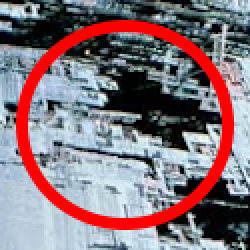
#> input picture Image_Recognition/TotallyRealWeakness.png, 125 x 125 px (shown 2 times larger); its folder holds only this picture in this run
$ python cropping.py .
#> lines starting #> are read from the running program, lines starting #| are printed output that depends on the picture; after the words box and inside, x2 and y2 are one past the last pixel; in counts of white or black regions, pixels touching at a corner belong together
import cv2
import numpy as np
import os
import shutil
import argparse

# Argument parser to specify input directory
parser = argparse.ArgumentParser(description='Process images from a specified directory and crop them.')
parser.add_argument('input_dir', type=str, help='Directory containing the images to be cropped')
args = parser.parse_args()

# load_images
# Loads all images inside of specified folder into array
def load_images(folder):
#> called with folder = '.'
    images = []

    for file in os.listdir(folder):
        if file.lower().endswith(".png") or file.lower().endswith(".jpg"):
            path = os.path.join(folder, file)
            images.append(cv2.imread(path))

    return images

# Load all images from the specified directory into an array
images = load_images(args.input_dir)
#> images = 1 item

# Counter for file naming purposes
counter = 0

# For each image in array perform cropping procedure
for image in images:

    # Convert to HSV colorspace
    hsv = cv2.cvtColor(image, cv2.COLOR_BGR2HSV)

    # Define bounds for color red
    lower_red1 = np.array([0, 180, 180])
    upper_red1 = np.array([10, 255, 255])
    lower_red2 = np.array([170, 180, 180])
    upper_red2 = np.array([180, 255, 255])

    # Apply red masks to hsv image
    mask1 = cv2.inRange(hsv, lower_red1, upper_red1)
    mask2 = cv2.inRange(hsv, lower_red2, upper_red2)
    mask = mask1 + mask2

    # Find contours in the masked image
    contours, _ = cv2.findContours(mask, cv2.RETR_EXTERNAL, cv2.CHAIN_APPROX_SIMPLE)

    # If contours are present
    if contours:
        # Isolate largest contour
        largest_contour = max(contours, key=cv2.contourArea)

        # Determine if contour matches a circle
        (x, y), radius = cv2.minEnclosingCircle(largest_contour)
        x, y, radius = int(x), int(y), int(radius)

        # Crop the image to the circle
        cropped_image = image[y-radius:y+radius, x-radius:x+radius]

        if cropped_image.size > 0:
            # Save the cropped image to the same directory
            output_path = os.path.join(args.input_dir, f"cropped_image{counter}.png")
            cv2.imwrite(output_path, cropped_image)
            print(f"Weakness detected and saved to {output_path}")
            counter += 1
    else:
        print("No weakness detected.")
#> this loop made 1 pass
#> (lower_red1, upper_red1, lower_red2, upper_red2, x, y, radius, counter) on pass 1: ([0, 180, 180], [10, 255, 255], [170, 180, 180], [180, 255, 255], 62, 61, 54, 1)
#| Weakness detected and saved to ./cropped_image0.png
#> pass 1, `mask1 = cv2.inRange(hsv, lower_red1, upper_red1)`:
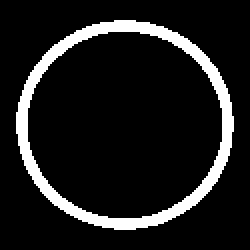
#> mask1: shape (125, 125) (shown 2 times larger); 11.4% white; 1 white region, box (x1, y1, x2, y2) and area: (8, 10, 117, 115) 1787
#> pass 1, `mask2 = cv2.inRange(hsv, lower_red2, upper_red2)`:
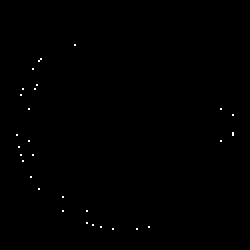
#> mask2: shape (125, 125) (shown 2 times larger); 0.2% white in thin lines or dots, all inside (x1, y1, x2, y2) = (8, 22, 117, 115)
#> pass 1, `mask = mask1 + mask2`:
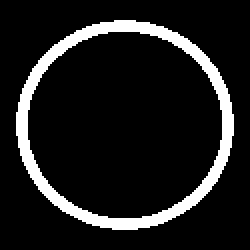
#> mask: shape (125, 125) (shown 2 times larger); 11.6% white; 1 white region, box (x1, y1, x2, y2) and area: (8, 10, 117, 115) 1818
#> after the loop, counter = 1

# If not 10 weaknesses, insert additional to retain functionality
while counter < 10:
    shutil.copy("Image_Recognition/TotallyRealWeakness.png", os.path.join(args.input_dir, f"TotallyRealWeakness{counter}.png"))
    counter += 1
    print("Weakness Inserted")
#> this loop made 9 passes
#| Weakness Inserted
#| Weakness Inserted
#| Weakness Inserted
#| Weakness Inserted
#| Weakness Inserted
#| Weakness Inserted
#| Weakness Inserted
#| Weakness Inserted
#> (further printed lines are left out)
#> after the loop, counter = 10
